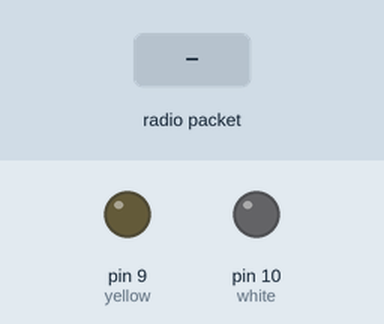
Bench run of a sketch on a simulated Arduino Uno, built with avr-gcc and run on an emulated ATmega328P. On the bench: output pins drawn as LEDs (lit = HIGH). The test bench sets the inputs (shaded band). No radio packets arrive unless stated.

Above: at 1.2 s.
1.3 s: radio packet "A" arrives
At 2.5 s:
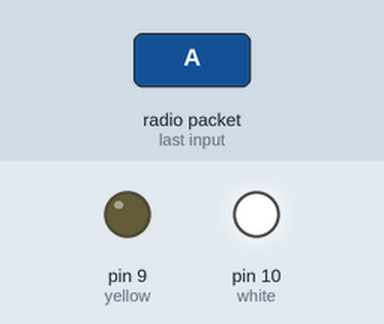
2.8 s: radio packet "B" arrives
At 3.8 s:
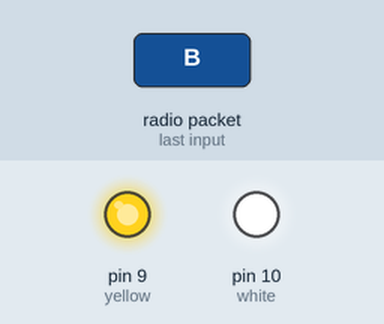
4.3 s: radio packet "A" arrives
At 4.9 s:
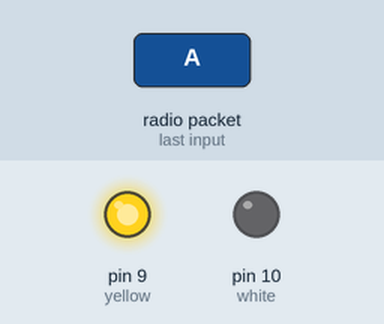
Timing chart, 0 to 7.3 s (numbered marks = the images above; inputs shaded):
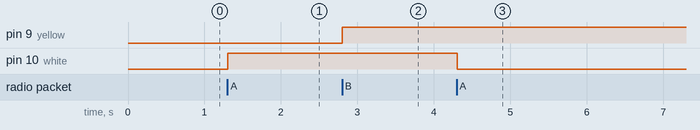

Measured:
- after the input at 1.3 s, pin 10 (white): LOW → HIGH at once
- after the input at 2.8 s, pin 9 (yellow): LOW → HIGH at once
- after the input at 4.3 s, pin 10 (white): HIGH → LOW at once

The sketch:

Receiver-rf433.ino
```cpp
#include <VirtualWire.h>

#define data 8
#define yellow 9
#define white 10

uint8_t receive[sizeof(char)];      //Criando uma variavel de 8 bits com o tamanho de um char
uint8_t tamanho = sizeof(char);    //tamanho do char

char received;                    //char para receber os dados da uint8_t
byte w = LOW;                       //Variaveis booleanas para controle do estado do led
byte y = LOW;                       //Variaveis booleanas para controle do estado do led

void setup() {
pinMode(yellow,OUTPUT);
pinMode(white,OUTPUT);
vw_set_rx_pin(data);              //Setando a porta RECEPTORA DO RF433
vw_setup(2000);              //2000 bits por segundos
vw_rx_start();                //STARTANDO comunicaçao ASK
}

void loop() {
  if(vw_have_message()){                //Tem mensagem? >se sim:
    vw_get_message(receive,&tamanho);       //Coloque a mensagem no vetor uint8_t receive de tamanho char (nesse caso) no vetor reservado (receive)
    memcpy(&received,receive,tamanho);      //INTERPRETE o vetor receive que é uint8_t de tamanho char (nesse caso) como uma variavel char
    delay(5);
    if(received=='A'){          //Se recebeu 'A'
      w =!w;                      //Inverte variavel booleana de estado dos leds
    }
    if(received=='B'){
      y=!y;
    }
    received = '\0';               //LIMPA A VARIAVEL DE RECEPÇAO DE DADOS "RECEIVED", no caso considerei '\0' como o char vazio
  }
  digitalWrite(white,w);      //Escreve o estado da variavel booleana no led
  digitalWrite(yellow,y);
}
```
